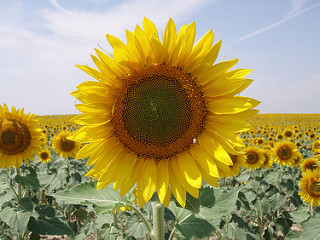
#> input picture 05 - Computer Vision/img/sunflower04.PNG, 320 x 240 px, found by its file name; its folder holds 5 pictures in this run
$ jupyter execute 04.ipynb
#> lines starting #> are read from the running program, lines starting #| are printed output that depends on the picture
### 05 - Computer Vision/imgtools.py
from PIL import Image
import os

def show_image(path):
#> called with path = '.\\img\\sunflower04.png'
    try:
        image = Image.open(path)
#> image is the input picture: PIL image 320x240 RGB; mean R, G, B 164.9, 153.2, 101
        return image
    except Exception as e:
        print(e)
        return None


def isImage(path):
    extensions = ('.jpg', '.jpeg', '.png', '.gif', '.bmp')
    return path.lower().endswith(extensions)
# TypeError: endswith first arg must be str or a tuple of str, not list


# [13 lines left out: function listing_images, not called in this run]


### 05 - Computer Vision/04.ipynb
[cell 1]
from PIL import Image
from imgtools import *

[cell 2]
dir_path = '.\\img'
img_path = dir_path + '\\sunflower04.png'

[cell 3]
img = show_image(img_path)
img

[cell 4]
img.size
#> Out = (320, 240)

# CẮT ẢNH = CROP()

[cell 5]
width, height = img.size
#> width = 320; height = 240

left = 20  # min = 0
top = 20  # min = 0
right = 200  # max = 320
bottom = 160  # max = 240

# tạo ảnh mới
cropped_img = img.crop((left, top, right, bottom))
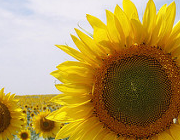
#> cropped_img: PIL image 180x140 RGB; mean R, G, B 174.5, 146.7, 80.8
cropped_img

[cell 6]
cropped_img.size
#> Out = (180, 140)

# DÁN ẢNH VÀO ẢNH = PASTE()

[cell 7]
left = 20
top = 160
img.paste(cropped_img, (left, top))  # dán vào ảnh gốc
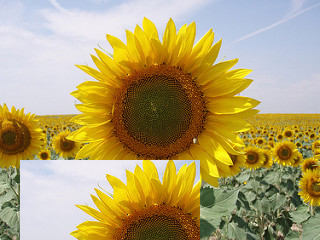
#> img: PIL image 320x240 RGB; mean R, G, B 177.1, 161.1, 110.2
img
